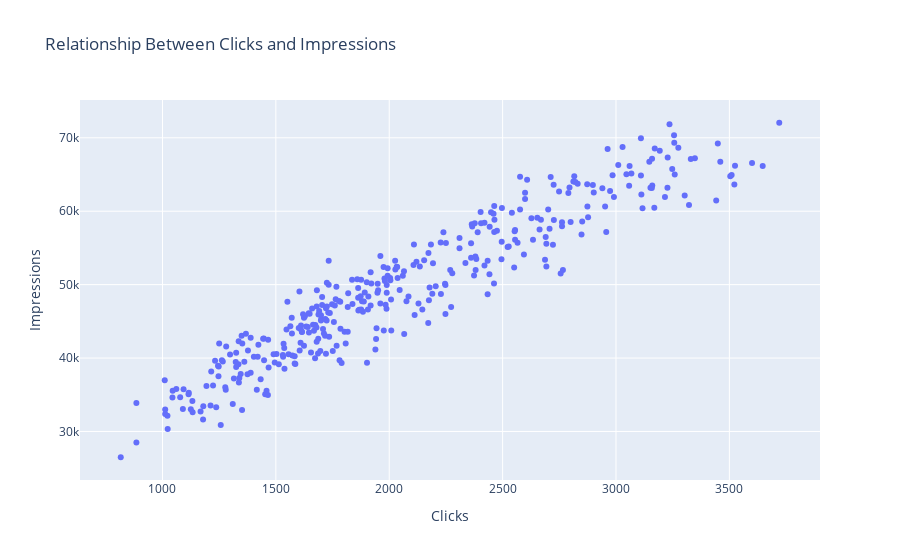

Notebook source saved alongside this figure:
### Code cell
# Create a scatter plot to visualize the relationship between Clicks and Impressions
fig = px.scatter(data, x='Clicks', y='Impressions', title='Relationship Between Clicks and Impressions',
                 labels={'Clicks': 'Clicks', 'Impressions': 'Impressions'})

# Customize the layout
fig.update_layout(xaxis_title='Clicks', yaxis_title='Impressions')

# Show the plot
fig.show()

### Figure 1 — Plotly figure (JSON) as saved in the notebook; plotly's stock layout.template omitted (floating-point values rounded to 4 significant figures; data arrays with more than 128 entries replaced by an {"elided": "..."} marker saying what was removed)
{"data": [{"hovertemplate": "Clicks=%{x}<br>Impressions=%{y}<extra></extra>", "legendgroup": "", "marker": {"color": "#636efa", "symbol": "circle"}, "mode": "markers", "name": "", "orientation": "v", "showlegend": false, "type": "scatter", "x": {"elided": "365 int values"}, "xaxis": "x", "y": {"elided": "365 int values"}, "yaxis": "y"}], "layout": {"legend": {"tracegroupgap": 0}, "title": {"text": "Relationship Between Clicks and Impressions"}, "xaxis": {"anchor": "y", "domain": [0, 1], "title": {"text": "Clicks"}}, "yaxis": {"anchor": "x", "domain": [0, 1], "title": {"text": "Impressions"}}}}
